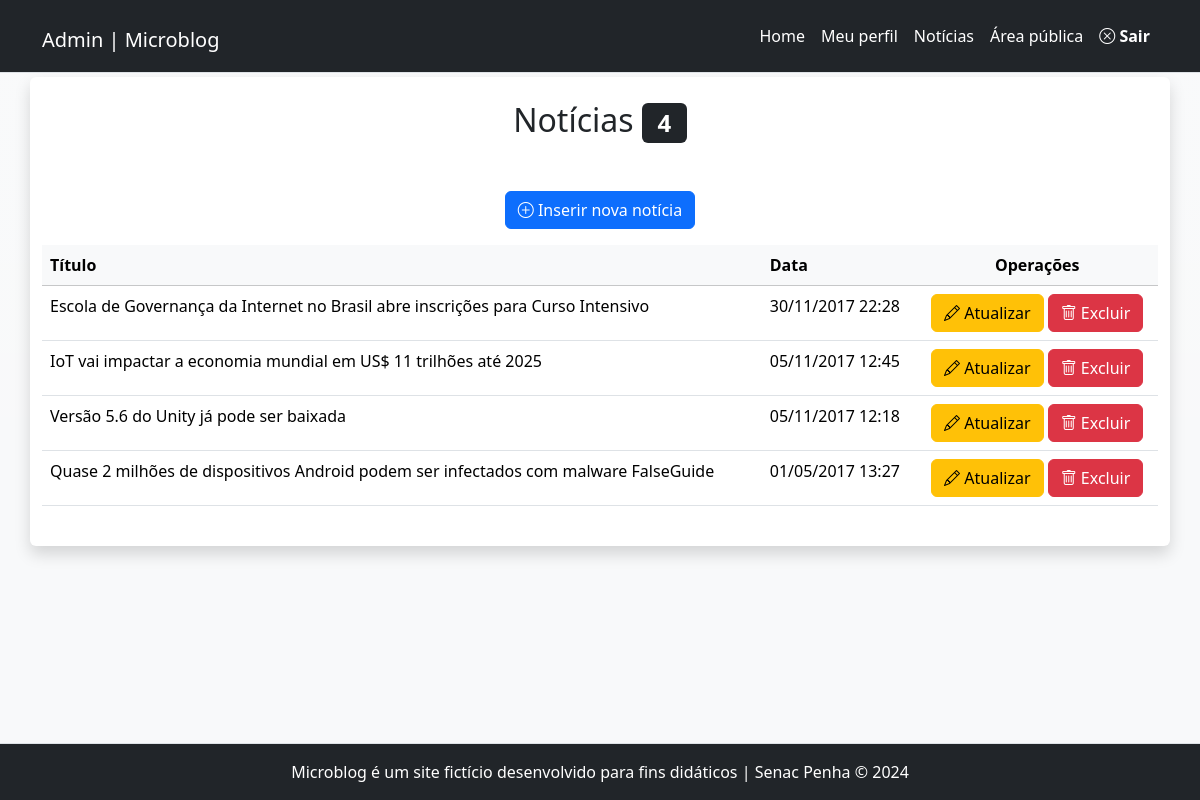
The app's page /admin/noticias.php (signed in) with its own data.
### tables this page shows
CREATE TABLE `noticias` (
  `id` int(11) NOT NULL,
  `data` datetime NOT NULL DEFAULT current_timestamp(),
  `titulo` varchar(150) NOT NULL,
  `texto` text NOT NULL,
  `resumo` tinytext NOT NULL,
  `imagem` varchar(45) NOT NULL,
  `usuario_id` int(11) NOT NULL
);

### inc/funcoes-noticias.php (called while the page is built, shortened)
<?php
function lerNoticias($conexao, $idUsuario, $tipoUsuario)
{
    if ($tipoUsuario == "admin") {
        $sql = "SELECT noticias.id,noticias.titulo,noticias.data,usuarios.nome FROM noticias JOIN usuarios ON noticias.usuario_id = usuarios.id ORDER BY DATA DESC";
    } else {
        $sql = "SELECT titulo, data, id FROM noticias WHERE usuario_id = $idUsuario ORDER BY data DESC";
    }
    $resultado = mysqli_query($conexao, $sql) or die(mysqli_error($conexao));
    return mysqli_fetch_all($resultado, MYSQLI_ASSOC);
}
function formataData($data)
{
    return date("d/m/Y H:i", strtotime($data));
}

### admin/noticias.php (the view, shortened to what this page needs)
<?php
require_once "../inc/cabecalho-admin.php";
require_once "../inc/funcoes-noticias.php";
$idUsuario = $_SESSION['id'];
$tipoUsuario = $_SESSION['tipo'];
$listaDeNoticias = lerNoticias($conexao, $idUsuario, $tipoUsuario);
?>
<div class="row">
	<article class="col-12 bg-white rounded shadow my-1 py-4">
		<h2 class="text-center">
			Notícias <span class="badge bg-dark"><?= count($listaDeNoticias) ?></span>
		</h2>
		<p class="text-center mt-5">
			<a class="btn btn-primary" href="noticia-insere.php">
				<i class="bi bi-plus-circle"></i>
				Inserir nova notícia</a>
		</p>
		<div class="table-responsive">
			<table class="table table-hover">
				<thead class="table-light">
					<tr>
						<th>Título</th>
						<th>Data</th>
						<th class="text-center">Operações</th>
					</tr>
				</thead>
				<tbody>
					<?php foreach ($listaDeNoticias as $noticia) { ?>
						<tr>
							<td> <?= $noticia["titulo"] ?> </td>
							<td><?= formataData($noticia["data"]) ?></td>
							<td class="text-center">
								<a class="btn btn-warning" href="noticia-atualiza.php?id=<?= $noticia["id"] ?>">
									<i class="bi bi-pencil"></i> Atualizar
								</a>
								<a class="btn btn-danger excluir" href="noticia-exclui.php?id=<?= $noticia["id"] ?>">
									<i class="bi bi-trash"></i> Excluir
								</a>
							</td>
						</tr>
					<?php } ?>
				</tbody>
			</table>
		</div>
	</article>
</div>
<?php
require_once "../inc/rodape-admin.php";
?>

### records on screen
noticias: titulo "Escola de Governança da Internet no Brasil abre inscrições para Curso Intensivo", data "30/11/2017 22:28"
noticias: titulo "IoT vai impactar a economia mundial em US$ 11 trilhões até 2025", data "05/11/2017 12:45"
noticias: titulo "Versão 5.6 do Unity já pode ser baixada", data "05/11/2017 12:18"
noticias: titulo "Quase 2 milhões de dispositivos Android podem ser infectados com malware FalseGuide", data "01/05/2017 13:27"

### other values on screen
count($listaDeNoticias) "4"
